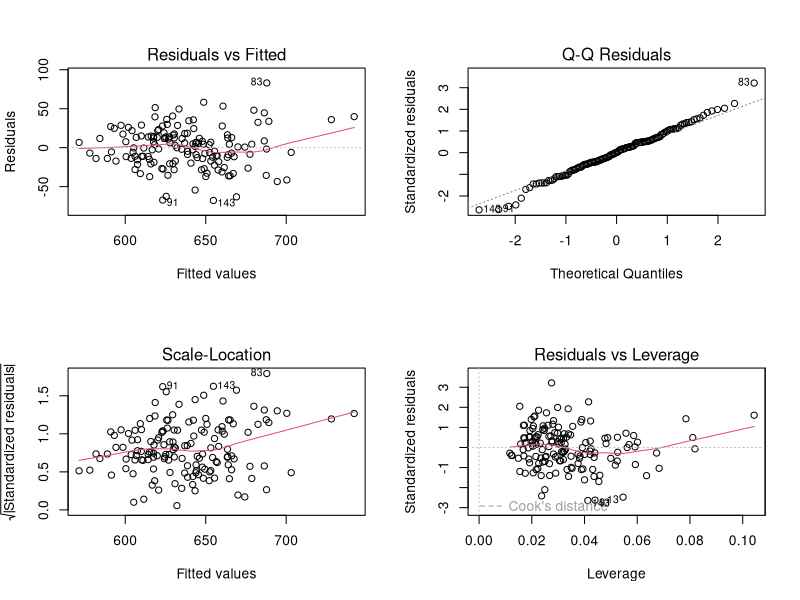

The R script that drew this image:
install.packages(c("car", "lmtest", "sandwich"))

library(car)
library(lmtest)
library(sandwich)

loans <- read.csv("loan_scores.csv")
str(loans)

# group is for the audit only; it is NOT a model input

fit <- lm(score ~ income_k + spend_k + years_employed + zone2, data = loans); summary(fit)

# Intercept 571.09, income_k 1.212, spend_k 1.169, years_employed 3.338,
# zone2 -36.07. RSE 26.20 on 145 df. R2 = 0.5641, adjusted R2 = 0.5521.
# Only years_employed and zone2 are significant, even though income should matter -> first hint of a multicollinearity problem.

par(mfrow = c(2, 2))
plot(fit)
par(mfrow = c(1, 1))

# Residuals vs Fitted: WARNING. The red line is roughly flat, but the spread is narrow on the left and wider on the right (funnel shape).
# Normal Q-Q: HEALTHY. Points follow the diagonal line closely, so the residuals look normal.
# Scale-Location: WARNING. The red line slopes upward instead of being flat, so the variance grows with the fitted score.
# Residuals vs Leverage: HEALTHY. No point goes near the Cook's distance lines; no single applicant dominates the fit.

shapiro.test(resid(fit))   # normality of residuals
bptest(fit)                # constant variance
vif_tab <- data.frame(vif = round(vif(fit), 2))
vif_tab
max(cooks.distance(fit))   # influence
cor(loans$income_k, loans$spend_k)   # about 0.97

# Shapiro-Wilk: W = 0.993, p = 0.68 -> cannot reject normality.
# MET (supported by the Q-Q plot).
# Breusch-Pagan: BP = 16.09, df = 4, p = 0.0029 -> reject constant variance. NOT MET (funnel in Residuals vs Fitted and the rising line in Scale-Location).
# VIF: income_k 18.14, spend_k 18.11, years_employed 1.01, zone2 1.02.
# income_k and spend_k are far above the 5-10 cut-off. NOT MET for those two.
# Max Cook's distance is about 0.071, far below 1 -> no influential point. MET (supported by the leverage plot).

# Why drop spend_k: it carries almost the same information as income_k
# (r = 0.97). I keep income because it is the more direct measure of ability to pay.

fit2 <- lm(score ~ income_k + years_employed + zone2, data = loans)
summary(fit2)
vif(fit2)
bptest(fit2)

# Effect of dropping spend_k:
#  - income_k is now 1.928 with SE 0.199 (was 1.212 with SE 0.840).
#  - All VIFs are about 1.0 -> multicollinearity FIXED.
#  - Fit is almost unchanged (adjusted R2 0.5528 vs 0.5521).
#  - Breusch-Pagan is still significant (BP = 15.13, p = 0.0017), so unequal variance is NOT fixed by this step.

# Robust (HC3) standard errors for the heteroscedasticity

coeftest(fit2, vcov = vcovHC(fit2, type = "HC3"))

# Robust SEs: intercept 7.18, income_k 0.224, years_employed 0.564,
# zone2 4.53. Same conclusions, but the SEs are now defensible.

# What each remedy fixed / did not fix:
#  - Dropping spend_k fixed multicollinearity, not heteroscedasticity.
#  - HC3 errors fix the inference problem, but not the funnel itself.

tapply(resid(fit), loans$group, mean)        # mean residual by group
table(loans$group, loans$zone2)              # zone2 by group
cor(loans$zone2, loans$group == "B")         # proxy check
tapply(loans$score, loans$group, mean)       # mean score by group

# Mean residual: A = +5.85, B = -8.53. The model OVER-predicts for A and UNDER-predicts for B.
# Zone 2 holds 15 of 89 in group A (17%) but 49 of 61 in group B (80%). Correlation of zone2 with group B = 0.63.
# Mean score: A = 651.8, B = 617.4 (gap of about 34 points).
# Meaning: the model never saw group, but zone2 acts as a proxy for it. The zone2 coefficient is about -36 points, so a person loses 36
# points just for living in Zone 2, regardless of income or years of work. Most of group B lives there, so group B loses those points
# far more often. Where someone lives is not a fair way to judge a person's ability to repay.

# --- Data representativeness
# 150 applicants: 89 in group A and 61 in group B. Small and synthetic, so it may not match the real applicant population. 80% of group B
# lives in Zone 2, so there is little information about group B outside Zone 2 (12 people) and group A inside Zone 2 (15 people).
# Nothing records WHY incomes are low, and there is no repayment record.

# --- Bias and proxies
# group is not an input, but zone2 acts as a proxy (r = 0.63). There is a -36 point zone2 penalty and errors differ by group (+5.85 vs -8.53).
# Income and years employed are almost equal across groups, so the 34-point gap is carried by the location variable. Passing the tests
# does not mean the model is fair.

# --- Who could be harmed
# Zone 2 residents (mostly group B) could be denied loans or given worse terms because of their address, not their ability to pay. Low or
# irregular earners and new workers are also at risk. A denial can hurt credit history and cause more denials.

# --- Data privacy (RA 10173)
# Collect only needed data, tell applicants how it is used, limit access, use codes instead of applicant_id when auditing, keep data only as
# long as needed, and let applicants see and correct their data.

# --- Decision: FIX (do not deploy as it is)
# The zone2 penalty and unequal errors by group are not acceptable, but the income and years-employed parts are stable (adjusted R2 ~ 0.55).
# Conditions / what would change my mind:
#  1. Test zone2 as a proxy: refit without it and compare group errors.
#  2. Add a human review step for borderline and Zone 2 rejections.
#  3. Give applicants a way to appeal and see the main reasons.
#  4. Collect repayment data and re-audit every year.
# If bias remains after these fixes, I would retire the model.
